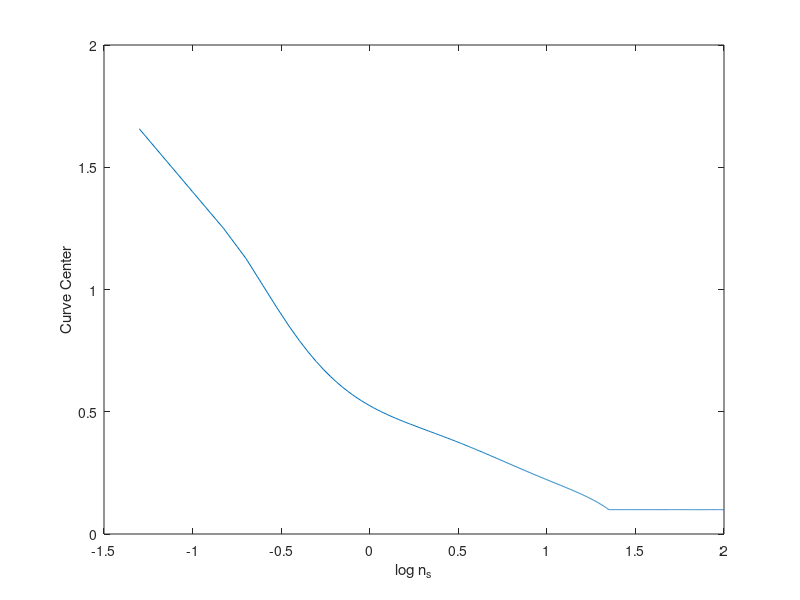

MATLAB code for this plot:
ns=0.05:0.05:100;
logns=log10(ns);

%attempted axis shift - good results
for i=1:length(logns)
    if logns(i)>1.35
        middle(i)=0.0997;
%         x1=1.3;
%         slope=-0.408128+2*0.472169*x1-3*0.574357*x1^2-4*0.0481688*x1^3+5*0.451904*x1^4-6*0.19625*x1^5;
%         y1=0.524877-0.408128*x1+0.472169*x1^2-0.574357*x1^3-0.0481688*x1^4+0.451904*x1^5-0.19625*x1^6;
%         middle(i)=slope*(logns(i)-x1)+y1;
    elseif logns(i)<-0.8
middle(i)=-0.8563715456*logns(i)+0.54328550432;

%         x1=-0.8;
%         slope=-0.408128+2*0.472169*x1-3*0.574357*x1^2-4*0.0481688*x1^3+5*0.451904*x1^4-6*0.19625*x1^5;
%         y1=0.524877-0.408128*x1+0.472169*x1^2-0.574357*x1^3-0.0481688*x1^4+0.451904*x1^5-0.19625*x1^6;
%         middle(i)=slope*(logns(i)-x1)+y1;
    else
        middle(i)=0.524877-0.408128*logns(i)+0.472169*logns(i)^2-0.574357*logns(i)^3-0.0481688*logns(i)^4+0.451904*logns(i)^5-0.19625*logns(i)^6;
    end
end

% after fixing data points from first attempt at high order
%polynomial
% for i=1:length(logns);
%     if logns(i)>1.3
%         x1=1.3;
%         slope=-0.356504+2*0.343326*x1-3*0.527476*x1^2+4*0.0686514*x1^3+5*0.343959*x1^4-6*0.171734*x1^5;
%         y1=0.521941-0.356504*x1+0.343326*x1^2-0.527476*x1^3+0.0686514*x1^4+0.343959*x1^5-0.171734*x1^6;
%         middle(i)=slope*(logns(i)-x1)+y1;
%     elseif logns(i)<-0.8
%         x1=-0.8;
%         slope=-0.356504+2*0.343326*x1-3*0.527476*x1^2+4*0.0686514*x1^3+5*0.343959*x1^4-6*0.171734*x1^5;
%         y1=0.521941-0.356504*x1+0.343326*x1^2-0.527476*x1^3+0.0686514*x1^4+0.343959*x1^5-0.171734*x1^6;
%         middle(i)=slope*(logns(i)-x1)+y1;
%     else
%         middle(i)=0.521941-0.356504*logns(i)+0.343326*logns(i)^2-0.527476*logns(i)^3+0.0686514*logns(i)^4+0.343959*logns(i)^5-0.171734*logns(i)^6;
%     end
% end

%using max values for middle values - not accurate
% for i=1:length(logns);
%     if logns(i)>1.3
%         x1=1.3;
%         slope=-0.348753+2*0.330175*x1-3*0.531013*x1^2+4*0.0857553*x1^3+5*0.336879*x1^4-6*0.172086*x1^5;
%         y1=0.521179-0.348753*x1+0.330175*x1^2-0.531013*x1^3+0.0857553*x1^4+0.336879*x1^5-0.172086*x1^6;
%         middle(i)=slope*(logns(i)-x1)+y1;
%     elseif logns(i)<-0.8
%         x1=-0.8;
%         slope=-0.348753+2*0.330175*x1-3*0.531013*x1^2+4*0.0857553*x1^3+5*0.336879*x1^4-6*0.172086*x1^5;
%         y1=0.521179-0.348753*x1+0.330175*x1^2-0.531013*x1^3+0.0857553*x1^4+0.336879*x1^5-0.172086*x1^6;
%         middle(i)=slope*(logns(i)-x1)+y1;
%     else
%         middle(i)=0.521179-0.348753*logns(i)+0.330175*logns(i)^2-0.531013*logns(i)^3+0.0857553*logns(i)^4+0.336879*logns(i)^5-0.172086*logns(i)^6;
%     end
% end


%before polynomials%%%%%%%%%%%%%%%%%%%%
% for i=1:length(logns);
%     if logns(i)>1.5
%         middle(i)=0.5508-0.5392*1.5+0.1907*1.5^2;
%     elseif logns(i)<-1
%         middle(i)=-0.9206*logns(i)+0.5508;
%     else
%         middle(i)=0.5508-0.5392*logns(i)+0.1907*logns(i)^2;
%     end
% end
%%%%%%%%%%%%%%%%%%%%%%%%%%%%%%%%%%%%%%%%


% for i=1:length(logns)
%     if logns(i)>1.5
%         middle(i)=0.5508-0.5392*1.5+0.1907*1.5^2;
%     elseif logns(i)<-1
%         middle(i)=-0.9206*logns(i)+0.5508;
%     else
%         middle(i)=0.5508-0.5392*logns(i)+0.1907*logns(i)^2;
%     end
% end

actualMiddle=10.^middle;
% plot(ns,actualMiddle,'red')%'LineWidth',2)
% xlabel('log n_s')
% ylabel('Curve Center')
% 
% set(gca, 'XScale', 'log')
% set(gca, 'YScale', 'log')
% figure
plot(logns,middle)
xlabel('log n_s')
ylabel('Curve Center')